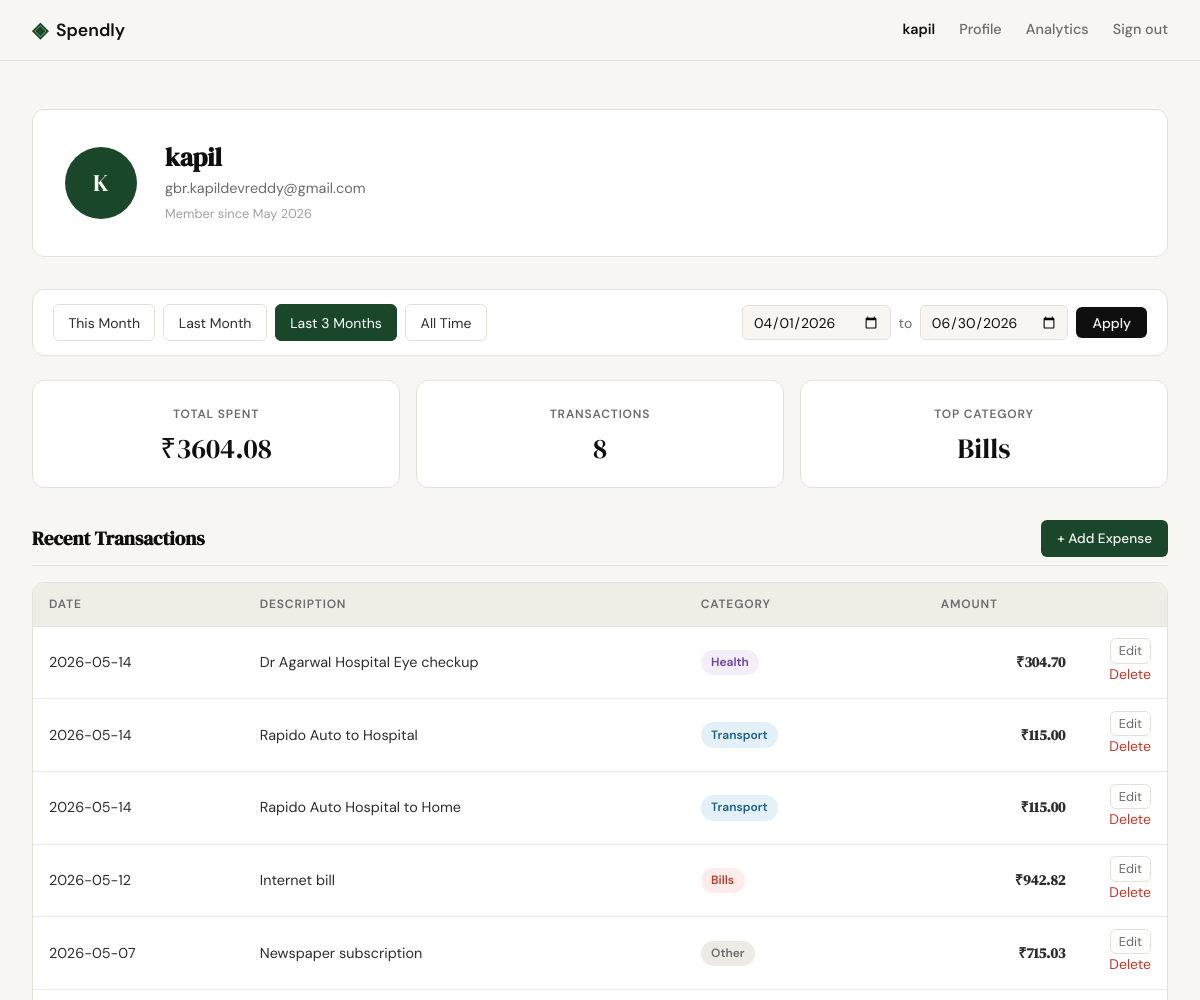
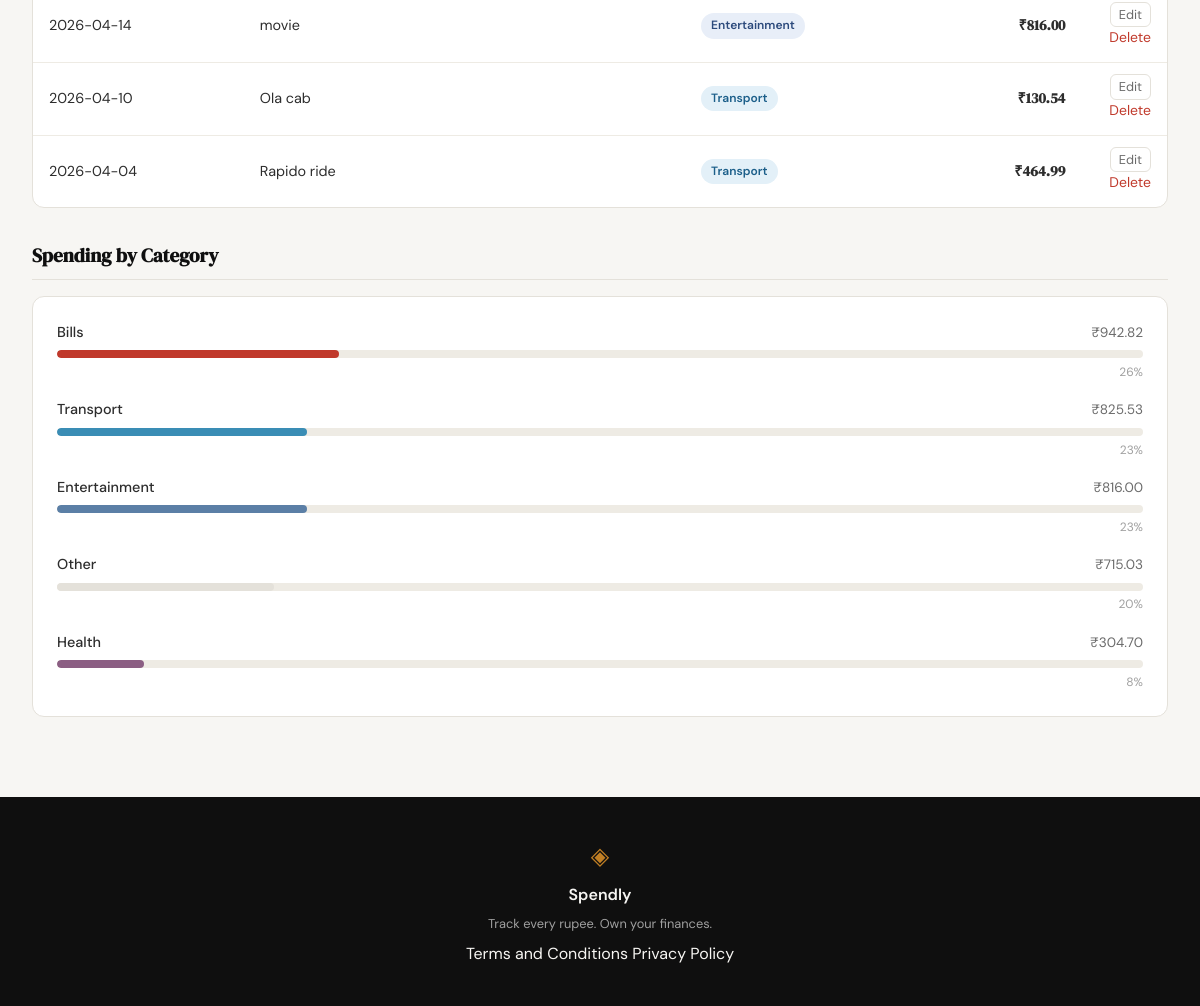
/profile?from=2026-04-01&to=2026-06-30 (signed in), run on the app's committed database (2 pictures, top to bottom).
### tables this page shows
CREATE TABLE users (
            id            INTEGER PRIMARY KEY AUTOINCREMENT,
            name          TEXT    NOT NULL,
            email         TEXT    UNIQUE NOT NULL,
            password_hash TEXT    NOT NULL,
            created_at    TEXT    DEFAULT (datetime('now'))
        );

CREATE TABLE expenses (
            id          INTEGER PRIMARY KEY AUTOINCREMENT,
            user_id     INTEGER NOT NULL REFERENCES users(id),
            amount      REAL    NOT NULL,
            category    TEXT    NOT NULL,
            date        TEXT    NOT NULL,
            description TEXT,
            created_at  TEXT    DEFAULT (datetime('now'))
        );

### app.py (the view)
@app.route("/profile")
def profile():
    if not session.get("user_id"):
        return redirect(url_for("login"))
    today = date_cls.today()
    first_this, last_this, first_last, last_last, first_3m = _preset_date_ranges(today)
    preset_urls = {
        "this_month":    url_for("profile", **{"from": first_this.isoformat(), "to": last_this.isoformat()}),
        "last_month":    url_for("profile", **{"from": first_last.isoformat(), "to": last_last.isoformat()}),
        "last_3_months": url_for("profile", **{"from": first_3m.isoformat(),   "to": last_last.isoformat()}),
        "all_time":      url_for("profile", **{"from": "", "to": ""}),
    }
    raw_from = request.args.get("from", "")
    raw_to = request.args.get("to", "")
    if "from" not in request.args:
        from_date = first_this.isoformat()
        to_date = last_this.isoformat()
        active_preset = "this_month"
    elif raw_from == "" and raw_to == "":
        from_date = None
        to_date = None
        active_preset = "all_time"
    else:
        try:
            parsed_from = datetime.strptime(raw_from, "%Y-%m-%d").date()
            parsed_to = datetime.strptime(raw_to, "%Y-%m-%d").date()
            if parsed_from > parsed_to:
                raise ValueError("from must not be after to")
            from_date = raw_from
            to_date = raw_to
            if parsed_from == first_this and parsed_to == last_this:
                active_preset = "this_month"
            elif parsed_from == first_last and parsed_to == last_last:
                active_preset = "last_month"
            elif parsed_from == first_3m and parsed_to == last_last:
                active_preset = "last_3_months"
            else:
                active_preset = "custom"
        except ValueError:
            from_date = first_this.isoformat()
            to_date = last_this.isoformat()
            active_preset = "this_month"
    user = get_user_by_id(session["user_id"])
    if user is None:
        abort(404)
    user["initials"] = "".join(w[0] for w in user["name"].split()[:2]).upper()
    stats        = get_summary_stats(session["user_id"], from_date=from_date, to_date=to_date)
    transactions = get_recent_transactions(session["user_id"], from_date=from_date, to_date=to_date)
    categories   = get_category_breakdown(session["user_id"], from_date=from_date, to_date=to_date)
    return render_template(
        "profile.html",
        user=user,
        stats=stats,
        transactions=transactions,
        categories=categories,
        from_date=from_date or "",
        to_date=to_date or "",
        active_preset=active_preset,
        preset_urls=preset_urls,
    )

### app.py (called while the page is built)
def _preset_date_ranges(today):
    first_this = today.replace(day=1)
    last_this = today.replace(day=calendar.monthrange(today.year, today.month)[1])
    lm_year = today.year if today.month > 1 else today.year - 1
    lm_month = today.month - 1 if today.month > 1 else 12
    first_last = date_cls(lm_year, lm_month, 1)
    last_last = date_cls(lm_year, lm_month, calendar.monthrange(lm_year, lm_month)[1])
    m3_ago = today.month - 3
    y3_ago = today.year
    if m3_ago <= 0:
        m3_ago += 12
        y3_ago -= 1
    first_3m = date_cls(y3_ago, m3_ago, 1)
    return first_this, last_this, first_last, last_last, first_3m

### database/db.py (called while the page is built)
def get_db():
    conn = sqlite3.connect("spendly.db")
    conn.row_factory = sqlite3.Row
    conn.execute("PRAGMA foreign_keys = ON")
    return conn

### database/queries.py (called while the page is built)
def _date_filter(from_date, to_date):
    if from_date and to_date:
        return " AND date BETWEEN ? AND ?", [from_date, to_date]
    return "", []

def get_user_by_id(user_id):
    conn = get_db()
    try:
        row = conn.execute(
            "SELECT name, email, created_at FROM users WHERE id = ?", (user_id,)
        ).fetchone()
    finally:
        conn.close()
    if row is None:
        return None
    member_since = datetime.strptime(row["created_at"][:10], "%Y-%m-%d").strftime("%B %Y")
    return {"name": row["name"], "email": row["email"], "member_since": member_since}

def get_recent_transactions(user_id, limit=10, from_date=None, to_date=None):
    date_clause, date_params = _date_filter(from_date, to_date)
    conn = get_db()
    try:
        rows = conn.execute(
            "SELECT id, date, description, category, amount"
            " FROM expenses WHERE user_id = ?" + date_clause + " ORDER BY date DESC LIMIT ?",
            [user_id] + date_params + [limit],
        ).fetchall()
    finally:
        conn.close()
    return [dict(r) for r in rows]

### templates/profile.html (shortened to what this page needs)
{% extends "base.html" %}
{% block head %}
<link rel="stylesheet" href="{{ url_for('static', filename='css/profile.css') }}">
<link rel="stylesheet" href="{{ url_for('static', filename='css/filter.css') }}">
{% endblock %}
{% block content %}
<div class="profile-page">
    <section class="profile-header">
        <div class="profile-avatar">{{ user.initials }}</div>
        <div class="profile-identity">
            <h1 class="profile-name">{{ user.name }}</h1>
            <p class="profile-email">{{ user.email }}</p>
            <p class="profile-since">Member since {{ user.member_since }}</p>
        </div>
    </section>
    <section class="profile-filter">
        <div class="filter-presets">
            <a href="{{ preset_urls.this_month }}"
               class="filter-btn{% if active_preset == 'this_month' %} active{% endif %}">This Month</a>
            <a href="{{ preset_urls.last_month }}"
               class="filter-btn{% if active_preset == 'last_month' %} active{% endif %}">Last Month</a>
            <a href="{{ preset_urls.last_3_months }}"
               class="filter-btn{% if active_preset == 'last_3_months' %} active{% endif %}">Last 3 Months</a>
            <a href="{{ preset_urls.all_time }}"
               class="filter-btn{% if active_preset == 'all_time' %} active{% endif %}">All Time</a>
        </div>
        <form class="filter-custom" method="get" action="{{ url_for('profile') }}">
            <input type="date" name="from" value="{{ from_date }}"
                   class="form-input filter-date-input">
            <span class="filter-sep">to</span>
            <input type="date" name="to" value="{{ to_date }}"
                   class="form-input filter-date-input">
            <button type="submit" class="btn-primary filter-apply">Apply</button>
        </form>
    </section>
    <section class="profile-stats">
        <div class="stat-card">
            <span class="stat-label">Total Spent</span>
            <span class="stat-value">&#8377;{{ "%.2f"|format(stats.total_spent) }}</span>
        </div>
        <div class="stat-card">
            <span class="stat-label">Transactions</span>
            <span class="stat-value">{{ stats.transaction_count }}</span>
        </div>
        <div class="stat-card">
            <span class="stat-label">Top Category</span>
            <span class="stat-value">{{ stats.top_category }}</span>
        </div>
    </section>
    <section class="profile-transactions">
        <div class="section-title-row">
            <h2 class="section-title">Recent Transactions</h2>
            <a href="{{ url_for('add_expense') }}" class="btn-add-expense">+ Add Expense</a>
        </div>
        <div class="table-wrapper">
            <table class="txn-table">
                <thead>
                    <tr>
                        <th>Date</th>
                        <th>Description</th>
                        <th>Category</th>
                        <th class="txn-amount-col">Amount</th>
                        <th></th>
                    </tr>
                </thead>
                <tbody>
                    {% for txn in transactions %}
                    <tr>
                        <td class="txn-date">{{ txn.date }}</td>
                        <td>{{ txn.description }}</td>
                        <td><span class="badge badge-{{ txn.category | lower }}">{{ txn.category }}</span></td>
                        <td class="txn-amount">&#8377;{{ "%.2f"|format(txn.amount) }}</td>
                        <td class="txn-actions">
                          <a href="{{ url_for('edit_expense', id=txn.id) }}" class="txn-edit-link">Edit</a>
                          <a href="{{ url_for('delete_expense_view', id=txn.id) }}" class="txn-delete-link">Delete</a>
                        </td>
                    </tr>
                    {% endfor %}
                </tbody>
            </table>
        </div>
    </section>
    <section class="profile-categories">
        <h2 class="section-title">Spending by Category</h2>
        <div class="cat-list">
            {% for cat in categories %}
            <div class="cat-row">
                <div class="cat-row-meta">
                    <span class="cat-name">{{ cat.name }}</span>
                    <span class="cat-amount">&#8377;{{ "%.2f"|format(cat.amount) }}</span>
                </div>
                <div class="cat-track">
                    <div class="cat-bar cat-bar-{{ cat.name | lower }}" style="width: {{ cat.percent }}%"></div>
                </div>
                <span class="cat-percent">{{ cat.percent }}%</span>
            </div>
            {% endfor %}
        </div>
    </section>
</div>
{% endblock %}

### templates/base.html (shortened to what this page needs)
<!DOCTYPE html>
<html lang="en">
<head>
    <link rel="stylesheet" href="{{ url_for('static', filename='css/style.css') }}">
    {% block head %}{% endblock %}
</head>
<body>
    <nav class="navbar">
        <div class="nav-inner">
            <a href="{{ url_for('landing') }}" class="nav-brand">
                <span class="brand-icon">◈</span>
                <span class="brand-name">Spendly</span>
            </a>
            <div class="nav-links">
                {% if session.get("user_id") %}
                    <strong class="nav-username">{{ session.get("user_name", "") }}</strong>
                    <a href="{{ url_for('profile') }}">Profile</a>
                    <a href="{{ url_for('analytics') }}"
                       class="{{ 'nav-active' if request.endpoint == 'analytics' }}">Analytics</a>
                    <a href="{{ url_for('logout') }}">Sign out</a>
                {% else %}
                    <a href="{{ url_for('login') }}">Sign in</a>
                    <a href="{{ url_for('register') }}" class="nav-cta">Get started</a>
                {% endif %}
            </div>
        </div>
    </nav>
    <main class="main-content">
        {% block content %}{% endblock %}
    </main>
    <footer class="footer">
        <div class="footer-inner">
            <span class="brand-icon">◈</span>
            <span class="footer-name">Spendly</span>
            <p class="footer-copy">Track every rupee. Own your finances.</p>
            <div class="footer-links">
                <a href="{{ url_for('terms') }}">Terms and Conditions</a>
                <a href="{{ url_for('privacy') }}">Privacy Policy</a>
            </div>
        </div>
    </footer>
</body>
</html>

### static/css/style.css (style rules this page uses)
:root { --ink: #0f0f0f; --ink-soft: #2d2d2d; --ink-muted: #6b6b6b; --ink-faint: #a0a0a0; --paper: #f7f6f3; --paper-warm: #f0ede6; --paper-card: #ffffff; --accent: #1a472a; --accent-light: #e8f0eb; --accent-2: #c17f24; --accent-2-light: #fdf3e3; --danger: #c0392b; --danger-light: #fdecea; --border: #e4e1da; --border-soft: #eeebe4; --font-display: 'DM Serif Display', Georgia, serif; --font-body: 'DM Sans', system-ui, sans-serif; --max-width: 1200px; --auth-width: 440px; --radius-sm: 6px; --radius-md: 12px; --radius-lg: 20px; }
*, *::before, *::after { box-sizing: border-box; margin: 0; padding: 0; }
html { font-size: 16px; scroll-behavior: smooth; }
body { background: var(--paper); color: var(--ink); font-family: var(--font-body); font-size: 1rem; line-height: 1.6; -webkit-font-smoothing: antialiased; }
a { color: inherit; text-decoration: none; }
.navbar { position: sticky; top: 0; z-index: 100; background: var(--paper); border-bottom: 1px solid var(--border); padding: 0 2rem; }
.nav-inner { max-width: var(--max-width); margin: 0 auto; height: 60px; display: flex; align-items: center; justify-content: space-between; }
.nav-brand { display: flex; align-items: center; gap: 0.5rem; font-family: var(--font-body); font-weight: 600; font-size: 1.1rem; color: var(--ink); }
.brand-icon { color: var(--accent); font-size: 1.3rem; }
.brand-name { color: var(--ink); }
.nav-links { display: flex; align-items: center; gap: 1.5rem; font-size: 0.9rem; font-weight: 500; }
.nav-links a { color: var(--ink-muted); transition: color 0.2s; }
.nav-username { color: var(--ink); font-weight: 600; font-size: 0.9rem; }
.main-content { min-height: calc(100vh - 60px - 100px); }
.btn-primary { display: inline-block; background: var(--ink); color: var(--paper); padding: 0.65rem 1.5rem; border-radius: var(--radius-sm); font-family: var(--font-body); font-size: 0.9rem; font-weight: 500; cursor: pointer; border: none; transition: background 0.2s; text-decoration: none; }
.form-input { width: 100%; padding: 0.6rem 0.875rem; border: 1px solid var(--border); border-radius: var(--radius-sm); font-family: var(--font-body); font-size: 0.95rem; color: var(--ink); background: var(--paper); outline: none; transition: border-color 0.2s; }
.form-input::placeholder { color: var(--ink-faint); }
.footer { background: var(--ink); color: var(--paper); padding: 2.5rem 2rem; text-align: center; }
.footer-inner { display: flex; flex-direction: column; align-items: center; gap: 0.4rem; }
.footer .brand-icon { color: var(--accent-2); font-size: 1.5rem; }
.footer-name { font-weight: 600; font-size: 1rem; }
.footer-copy { font-size: 0.8rem; color: var(--ink-faint); }
.txn-delete-link { color: var(--danger); margin-left: 0.75rem; font-size: 0.875rem; text-decoration: none; }

### static/css/filter.css (style rules this page uses)
.profile-filter { display: flex; flex-wrap: wrap; align-items: center; gap: 0.75rem; background: var(--paper-card); border: 1px solid var(--border); border-radius: var(--radius-md); padding: 0.875rem 1.25rem; margin-bottom: 1.5rem; }
.filter-presets { display: flex; flex-wrap: wrap; gap: 0.5rem; }
.filter-btn { display: inline-block; padding: 0.4rem 0.9rem; border: 1px solid var(--border); border-radius: var(--radius-sm); background: transparent; color: var(--ink-soft); font-family: var(--font-body); font-size: 0.875rem; text-decoration: none; transition: border-color 0.15s, color 0.15s, background 0.15s; }
.filter-btn.active { background: var(--accent); border-color: var(--accent); color: var(--paper-card); }
.filter-custom { display: flex; flex-wrap: wrap; align-items: center; gap: 0.5rem; margin-left: auto; }
.filter-date-input { width: auto; padding: 0.4rem 0.6rem; border: 1px solid var(--border); border-radius: var(--radius-sm); background: var(--paper); color: var(--ink); font-family: var(--font-body); font-size: 0.875rem; }
.filter-sep { color: var(--ink-muted); font-size: 0.875rem; }
.filter-apply { padding: 0.4rem 1rem; font-size: 0.875rem; }

### data on the page
users: get "kapil", name "kapil", email "gbr.kapildevreddy@gmail.com"
expenses: top_category "Bills", date "2026-05-12", description "Internet bill", category "Bills", amount "942.82", name "Bills", percent "26"
expenses: date "2026-05-14", description "Dr Agarwal Hospital Eye checkup", category "Health", amount "304.70", name "Health", percent "8"
expenses: date "2026-05-14", description "Rapido Auto to Hospital", category "Transport", amount "115.00"
expenses: date "2026-05-14", description "Rapido Auto Hospital to Home", category "Transport", amount "115.00"
expenses: date "2026-05-07", description "Newspaper subscription", category "Other", amount "715.03", name "Other", percent "20"
expenses: date "2026-04-14", description "movie", category "Entertainment", amount "816.00", name "Entertainment", percent "23"
expenses: date "2026-04-10", description "Ola cab", category "Transport", amount "130.54"
expenses: date "2026-04-04", description "Rapido ride", category "Transport", amount "464.99"

### other printed values
{{ user.initials }} "K"
{{ user.member_since }} "May 2026"
{{ "%.2f"|format(stats.total_spent) }} "3604.08"
{{ stats.transaction_count }} "8"
{{ cat.name }} "Transport"
{{ "%.2f"|format(cat.amount) }} "825.53"
{{ cat.percent }} "23"
